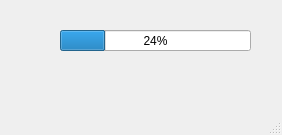
<?xml version="1.0" encoding="UTF-8"?>
<ui version="4.0">
 <class>ProgressBarWindow</class>
 <widget class="QMainWindow" name="ProgressBarWindow">
  <property name="geometry">
   <rect>
    <x>0</x>
    <y>0</y>
    <width>282</width>
    <height>135</height>
   </rect>
  </property>
  <property name="windowTitle">
   <string>MainWindow</string>
  </property>
  <widget class="QWidget" name="centralwidget">
   <widget class="QProgressBar" name="progressBar">
    <property name="geometry">
     <rect>
      <x>60</x>
      <y>30</y>
      <width>191</width>
      <height>21</height>
     </rect>
    </property>
    <property name="value">
     <number>24</number>
    </property>
   </widget>
  </widget>
  <widget class="QMenuBar" name="menubar">
   <property name="geometry">
    <rect>
     <x>0</x>
     <y>0</y>
     <width>282</width>
     <height>23</height>
    </rect>
   </property>
  </widget>
  <widget class="QStatusBar" name="statusbar"/>
 </widget>
 <resources/>
 <connections/>
</ui>
